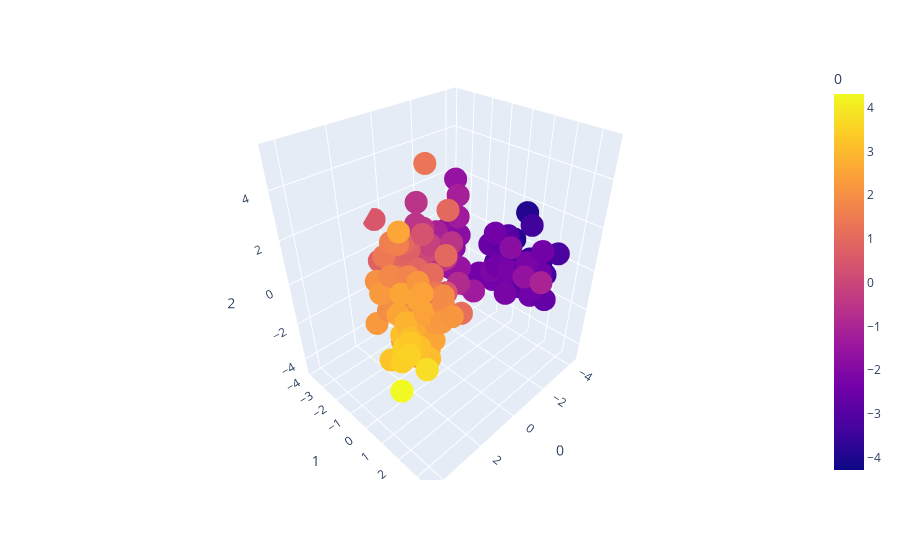

Notebook source saved alongside this figure:
### Code cell
# model_pca = LogisticRegression(random_state=42)
# model_pca.fit(X_train_scaled[:, :2], y_train)

# y_pred_pca = model_pca.predict(X_test_pca[:, :2])

# y_pred_pca

fig = px.scatter_3d(X_train_pca, x=0, y=1, z=2, color=0)
fig.show()

### Figure 1 — Plotly figure (JSON) as saved in the notebook; plotly's stock layout.template omitted (floating-point values rounded to 4 significant figures; data arrays with more than 128 entries replaced by an {"elided": "..."} marker saying what was removed)
{"data": [{"hovertemplate": "0=%{marker.color}<br>1=%{y}<br>2=%{z}<extra></extra>", "legendgroup": "", "marker": {"color": {"elided": "178 float values"}, "coloraxis": "coloraxis", "symbol": "circle"}, "mode": "markers", "name": "", "scene": "scene", "showlegend": false, "type": "scatter3d", "x": {"elided": "178 float values"}, "y": {"elided": "178 float values"}, "z": {"elided": "178 float values"}}], "layout": {"coloraxis": {"colorbar": {"title": {"text": "0"}}, "colorscale": [[0, "#0d0887"], [0.1111, "#46039f"], [0.2222, "#7201a8"], [0.3333, "#9c179e"], [0.4444, "#bd3786"], [0.5556, "#d8576b"], [0.6667, "#ed7953"], [0.7778, "#fb9f3a"], [0.8889, "#fdca26"], [1, "#f0f921"]]}, "legend": {"tracegroupgap": 0}, "margin": {"t": 60}, "scene": {"domain": {"x": [0, 1], "y": [0, 1]}, "xaxis": {"title": {"text": "0"}}, "yaxis": {"title": {"text": "1"}}, "zaxis": {"title": {"text": "2"}}}}}
